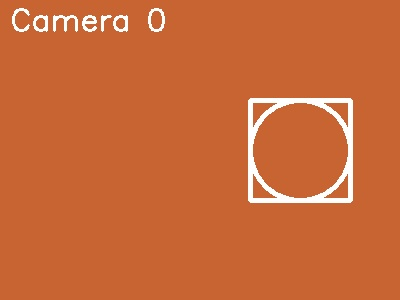
#> input picture panoramacv/test_frame_0.jpg, 400 x 300 px, given in place of video, which was not available
$ python realtime_stitching.py   (older library calls are emulated)
#> lines starting #> are read from the running program, lines starting #| are printed output that depends on the picture; pictures that were not available may be replaced by others from this repository, and a replacement may not be noted
### panoramacv/pyimagesearch/panorama.py
import numpy as np
import cv2
import imutils

import numpy as np
import cv2
import imutils

class Stitcher:
    def __init__(self):
        self.isv3 = imutils.is_cv3()
        self.cached_homographies = {}
        self.stable_frames = 0
        self.last_valid_result = None
        self.reference_idx = 1  # Use middle camera as reference for 4-cam setup

    def stitch(self, images, ratio=0.75, reprojThresh=4.0):
        if len(images) < 2:
            return images[0] if images else None

        # Use cached results if stable
        if self.stable_frames > 30 and self.last_valid_result is not None:
            return self.last_valid_result.copy()

        # Calculate homographies relative to reference camera
        homographies = []
        valid_indices = [self.reference_idx]
        ref_image = images[self.reference_idx]
        (kps_ref, features_ref) = self.detectAndDescribe(ref_image)

        # Calculate transformations to reference camera
        for i, image in enumerate(images):
            if i == self.reference_idx:
                homographies.append(np.eye(3))
                continue

            (kps, features) = self.detectAndDescribe(image)
            M = self.matchKeypoints(kps_ref, kps, features_ref, features, ratio, reprojThresh)

            if M is None:
                print(f"Warning: Couldn't stitch camera {i} to reference")
                continue

            (_, H, _) = M
            homographies.append(H)
            valid_indices.append(i)

        if len(valid_indices) < 2:
            return None

        return (homographies, valid_indices)

    def detectAndDescribe(self, image):
        gray = cv2.cvtColor(image, cv2.COLOR_BGR2GRAY)
        descriptor = cv2.SIFT_create()
        (kps, features) = descriptor.detectAndCompute(gray, None)
        kps = np.float32([kp.pt for kp in kps])
        return (kps, features)

    def matchKeypoints(self, kpsA, kpsB, featuresA, featuresB, ratio=0.75, reprojThresh=4.0):
        matcher = cv2.BFMatcher(cv2.NORM_L2)
        raw_matches = matcher.knnMatch(featuresB, featuresA, k=2)

        matches = []
        for m in raw_matches:
            if len(m) == 2 and m[0].distance < m[1].distance * ratio:
                matches.append((m[0].trainIdx, m[0].queryIdx))

        if len(matches) > 4:
            ptsA = np.float32([kpsA[i] for (i, _) in matches])
            ptsB = np.float32([kpsB[i] for (_, i) in matches])
            H, status = cv2.findHomography(ptsB, ptsA, cv2.RANSAC,
                                          reprojThresh, maxIters=2000, confidence=0.95)
            return (matches, H, status)
        return None

### panoramacv/pyimagesearch/basicmotiondetector.py
# import the necessary packages
import imutils
import cv2
class BasicMotionDetector:
	def __init__(self, accumWeight=0.5, deltaThresh=5, minArea=5000):
		# determine the OpenCV version, followed by storing the
		# the frame accumulation weight, the fixed threshold for
		# the delta image, and finally the minimum area required
		# for "motion" to be reported
		self.isv2 = imutils.is_cv2()
		self.accumWeight = accumWeight
		self.deltaThresh = deltaThresh
		self.minArea = minArea
		# initialize the average image for motion detection
		self.avg = None

	def update(self, image):
		# initialize the list of locations containing motion
		locs = []
		# if the average image is None, initialize it
		if self.avg is None:
			self.avg = image.astype("float")
			return locs
		# otherwise, accumulate the weighted average between
		# the current frame and the previous frames, then compute
		# the pixel-wise differences between the current frame
		# and running average
		cv2.accumulateWeighted(image, self.avg, self.accumWeight)
		frameDelta = cv2.absdiff(image, cv2.convertScaleAbs(self.avg))
		# threshold the delta image and apply a series of dilations
		# to help fill in holes
		thresh = cv2.threshold(frameDelta, self.deltaThresh, 255,
			cv2.THRESH_BINARY)[1]
		thresh = cv2.dilate(thresh, None, iterations=2)
		# find contours in the thresholded image, taking care to
		# use the appropriate version of OpenCV
		cnts = cv2.findContours(thresh, cv2.RETR_EXTERNAL,
			cv2.CHAIN_APPROX_SIMPLE)
		cnts = imutils.grab_contours(cnts)
		# loop over the contours
		for c in cnts:
			# only add the contour to the locations list if it
			# exceeds the minimum area
			if cv2.contourArea(c) > self.minArea:
				locs.append(c)

		# return the set of locations
		return locs

### panoramacv/realtime_stitching.py
from __future__ import print_function
from pyimagesearch.basicmotiondetector import BasicMotionDetector
from pyimagesearch.panorama import Stitcher
import numpy as np
import datetime
import imutils
import time
import cv2

# List all your camera URLs here in desired order (left to right).
camera_urls = [
    "http://10.217.5.80:4747/video",  # Benson
    "http://10.217.22.138:4747/video", # Krish
    "http://10.217.29.154:4747/video",  # Fahmi
    # "http://10.217.13.254:4747/video", # Alex
]

print("[INFO] Starting camera streams...")
captures = [cv2.VideoCapture(url) for url in camera_urls]

# Verify that each capture stream is opened successfully
for i, cap in enumerate(captures):
    if not cap.isOpened():
        # print(f"[ERROR] Could not open camera stream at index {i}")
        exit(1)

time.sleep(2.0)

# Initialize the Stitcher and Motion Detector
stitcher = Stitcher()
motion = None  # We'll initialize this after first frame
totalFrames = 0
initial_frames = []
# Attempt to read a frame from each camera
for i, cap in enumerate(captures):
    ret, frame = cap.read()
    # Debugging prints
    # print(f"[DEBUG] Stream {i} read success: {ret}")
    if not ret:
        print(f"[ERROR] Could not read frame from camera at index {i}")
        break
    frame = imutils.resize(frame, width=400)
    initial_frames.append(frame)
#> this loop made 3 passes
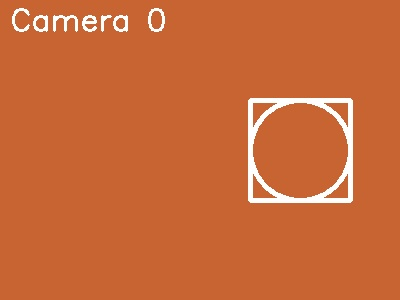
#> input picture panoramacv/test_frame_0.jpg, 400 x 300 px, given in place of video, which was not available
#> after the loop, initial_frames = 3 items

# If we didn't successfully get as many frames as cameras, stop.
if len(initial_frames) < len(captures):
    print("[INFO] Stopping due to read error.")
    exit(1)

(homographies, valid_indices) = stitcher.stitch(initial_frames, ratio=0.7, reprojThresh=5.0)
#> in stitch, ref_image is the input picture: shape (300, 400, 3); mean B, G, R 56.7, 105.1, 201.4
#> in detectAndDescribe, `gray = cv2.cvtColor(image, cv2.COLOR_BGR2GRAY)`:
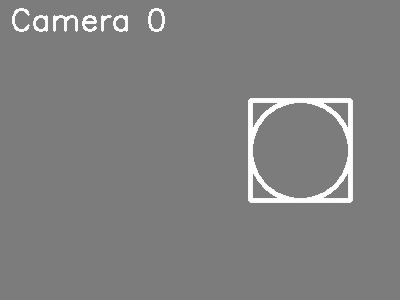
#> gray: shape (300, 400); min 116, max 255, mean 128.2
#> in detectAndDescribe, `(kps, features) = descriptor.detectAndCompute(gray, None)`: kps = 143 keypoints; strongest (x, y, size): (94, 28, 2.7), (109, 16, 2.4), (54, 29, 2.5), (65, 29, 2.5)
#> in detectAndDescribe, `kps = np.float32([kp.pt for kp in kps])`: kps = 143 pairs, first value 14.24 to 349.2, second value 9.15 to 199.2
#> in stitch, `(kps_ref, features_ref) = self.detectAndDescribe(ref_image)`: kps_ref has the same summary as kps in detectAndDescribe
#> the loop in stitch, `for i, image in enumerate(images):` made 3 passes
#> raw_matches in matchKeypoints on passes 1, 3: 143 matches, 143 matches
#> after the loop in stitch, `for i, image in enumerate(images):`: homographies = [[[1, 2.3e-15, -2.67e-13], [-1.53e-15, 1, -9.89e-15], [1.47e-18, 1.48e-17, 1]], [[1, 0, 0], [0, 1, 0], [0, 0, 1]], [[1, 2.3e-15, -2.67e-13], [-1.53e-15, 1, -9.89e-15], [1.47e-18, 1.48e-17, 1]]]; valid_indices = [1, 0, 2]
#> valid_indices = [1, 0, 2]

while True:
    frames = []
    # Attempt to read a frame from each camera
    for i, cap in enumerate(captures):
        ret, frame = cap.read()
        # Debugging prints
        #print(f"[DEBUG] Stream {i} read success: {ret}")
        if not ret:
            print(f"[ERROR] Could not read frame from camera at index {i}")
            break
        frame = imutils.resize(frame, width=400)
        frames.append(frame)
#> after the loop, frames = 3 items

    # If we didn't successfully get as many frames as cameras, stop.
    if len(frames) < len(captures):
        print("[INFO] Stopping due to read error.")
        break

    # Initialize result with the first frame
    # result = frames[0]
    # result = stitcher.stitch(frames, ratio=0.7, reprojThresh=5.0)

    # Calculate canvas dimensions
    corners = []
    for i, H in zip(valid_indices, homographies):
        if i >= len(frames):
            continue
        h, w = frames[i].shape[:2]
        pts = np.float32([[0,0], [0,h-1], [w-1,h-1], [w-1,0]]).reshape(-1,1,2)
        warped = cv2.perspectiveTransform(pts, H)
        corners.append(warped)
#> this loop made 3 passes
#> i on pass 1: 1
#> (i, H, warped) on pass 2: (0, [[1, 0, 0], [0, 1, 0], [0, 0, 1]], [[0, 0], [0, 299], [399, 299], [399, 0]])
#> after the loop, corners = [[[-2.67e-13, -9.89e-15], [4.22e-13, 299], [399, 299], [399, -6.22e-13]], [[0, 0], [0, 299], [399, 299], [399, 0]], [[-2.67e-13, -9.89e-15], [4.22e-13, 299], [399, 299], [399, -6.22e-13]]]

    all_corners = np.concatenate(corners)
#> all_corners = [[-2.67e-13, -9.89e-15], [4.22e-13, 299], [399, 299], [399, -6.22e-13], [0, 0], [0, 299], [399, 299], [399, 0], [-2.67e-13, -9.89e-15], [4.22e-13, 299], [399, 299], [399, -6.22e-13]]
    [xmin, ymin] = np.int32(all_corners.min(axis=0).ravel() - 0.5)
#> xmin = 0; ymin = 0
    [xmax, ymax] = np.int32(all_corners.max(axis=0).ravel() + 0.5)
#> xmax = 399; ymax = 299
    t = [-xmin, -ymin]
#> t = [0, 0]
    Ht = np.array([[1, 0, t[0]], [0, 1, t[1]], [0, 0, 1]])
#> Ht = [[1, 0, 0], [0, 1, 0], [0, 0, 1]]

    # Blend images
    result = None
    for idx, i in enumerate(valid_indices):
        if i >= len(frames) or idx >= len(homographies):
            continue

        try:
            warped = cv2.warpPerspective(frames[i], Ht.dot(homographies[idx]),
                                        (xmax-xmin, ymax-ymin))
        except:
            print(f"Skipping invalid warp for camera {i}")
            continue

        if result is None:
            result = warped
        else:
            # Create blending mask
            mask = np.zeros_like(warped, dtype=np.uint8)
            mask[(warped[..., 0] > 0) |
                    (warped[..., 1] > 0) |
                    (warped[..., 2] > 0)] = 255
            mask = cv2.GaussianBlur(mask, (21, 21), 0)
            mask = mask.astype(float) / 255.0

            # Blend overlapping regions
            overlap = (result > 0) & (warped > 0)
            result[overlap] = (result[overlap] * (1.0 - mask[overlap]) +
                                warped[overlap] * mask[overlap]).astype(np.uint8)

            # Add non-overlapping regions
            non_overlap = (result == 0) & (warped > 0)
            result[non_overlap] = warped[non_overlap]
#> this loop made 3 passes
#> i on passes 1 to 3: 1, 0, 2

    # Stitch remaining frames one by one
    """
    for i in range(1, len(frames)):
        print(f"stich {i}")
        result = stitcher.stitch([result, frames[i]], ratio=0.6, reprojThresh=2.0)
        if result is None:
            print(f"[INFO] Failed to stitch frame {i}")
            break
    """

    if result is None:
        break

    # Convert the panorama to grayscale and blur for motion detection
    gray = cv2.cvtColor(result, cv2.COLOR_BGR2GRAY)
#> gray: shape (299, 399)
    gray = cv2.GaussianBlur(gray, (21, 21), 0)
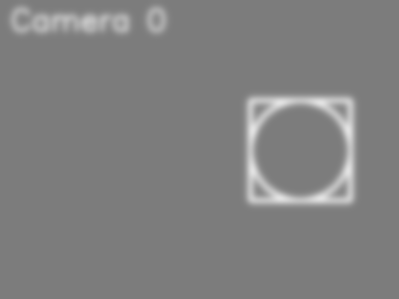
#> gray: shape (299, 399); min 124, max 226, mean 128.2

    # Initialize or reinitialize motion detector if needed
    if motion is None:
        motion = BasicMotionDetector(minArea=500)
    elif motion.avg is not None and motion.avg.shape != gray.shape:
        motion = BasicMotionDetector(minArea=500)

    locs = motion.update(gray)
#> locs = []

    # Process motion if enough frames have accumulated
    if totalFrames > 32 and len(locs) > 0:
        (minX, minY) = (np.inf, np.inf)
        (maxX, maxY) = (-np.inf, -np.inf)
        for l in locs:
            (x, y, w, h) = cv2.boundingRect(l)
            minX, maxX = min(minX, x), max(maxX, x + w)
            minY, maxY = min(minY, y), max(maxY, y + h)
        # Draw bounding box
        cv2.rectangle(result, (minX, minY), (maxX, maxY),
                      (0, 0, 255), 3)

    # Increase total frames and annotate the result with a timestamp
    totalFrames += 1
    timestamp = datetime.datetime.now()
    ts = timestamp.strftime("%A %d %B %Y %I:%M:%S%p")
    cv2.putText(result, ts, (10, result.shape[0] - 10),
                cv2.FONT_HERSHEY_SIMPLEX, 0.35, (0, 0, 255), 1)
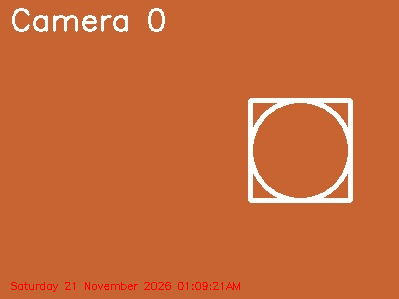
#> result: shape (299, 399, 3); mean of channels 0, 1, 2 56.5, 104.7, 201.6; drawn as B, G, R

    # Display the stitched result and the individual frames
    cv2.imshow("Result", result)
    for i, frame in enumerate(frames):
        cv2.imshow(f"Camera {i}", frame)

    # Exit on 'q'
    key = cv2.waitKey(1) & 0xFF
#> (key q is pressed here)
    if key == ord("q"):
        break

print("[INFO] Cleaning up...")
cv2.destroyAllWindows()
for cap in captures:
    cap.release()

$ run again, on panoramacv/test_frame_1.jpg
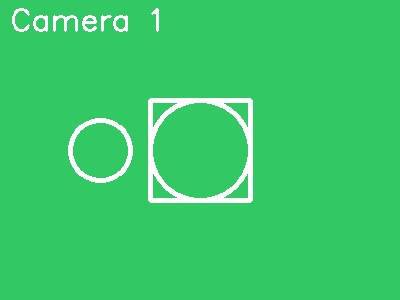
#> input picture panoramacv/test_frame_1.jpg, 400 x 300 px, given in place of video, which was not available
#> the loop `for i, cap in enumerate(captures):` made 3 passes
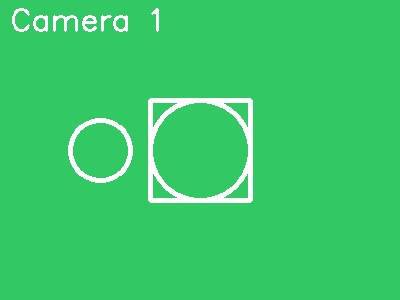
#> input picture panoramacv/test_frame_1.jpg, 400 x 300 px, given in place of video, which was not available
#> after the loop `for i, cap in enumerate(captures):`: initial_frames = 3 items
#> in stitch, ref_image is the input picture: shape (300, 400, 3); mean B, G, R 106.2, 201.9, 58.2
#> in detectAndDescribe, `(kps, features) = descriptor.detectAndCompute(gray, None)`: kps = 146 keypoints; strongest (x, y, size): (94, 28, 2.7), (156, 11, 4.2), (54, 29, 2.5), (55, 18, 3.6)
#> in detectAndDescribe, `kps = np.float32([kp.pt for kp in kps])`: kps = 146 pairs, first value 14.29 to 249.2, second value 9.15 to 199.1
#> kps_ref has the same summary as kps in detectAndDescribe
#> the loop in stitch, `for i, image in enumerate(images):` made 3 passes
#> raw_matches in matchKeypoints on passes 1, 3: 146 matches, 146 matches
#> after the loop in stitch, `for i, image in enumerate(images):`: homographies = [[[1, 1.64e-15, 1.15e-13], [6.53e-16, 1, -5.67e-14], [-5.45e-18, 3.26e-18, 1]], [[1, 0, 0], [0, 1, 0], [0, 0, 1]], [[1, 1.64e-15, 1.15e-13], [6.53e-16, 1, -5.67e-14], [-5.45e-18, 3.26e-18, 1]]]; valid_indices = [1, 0, 2]
#> after the loop `for i, cap in enumerate(captures):`: frames = 3 items
#> the loop `for i, H in zip(valid_indices, homographies):` made 3 passes
#> i on pass 1: 1
#> after the loop `for i, H in zip(valid_indices, homographies):`: corners = [[[1.15e-13, -5.67e-14], [6.06e-13, 299], [399, 299], [399, 2.04e-13]], [[0, 0], [0, 299], [399, 299], [399, 0]], [[1.15e-13, -5.67e-14], [6.06e-13, 299], [399, 299], [399, 2.04e-13]]]
#> all_corners = [[1.15e-13, -5.67e-14], [6.06e-13, 299], [399, 299], [399, 2.04e-13], [0, 0], [0, 299], [399, 299], [399, 0], [1.15e-13, -5.67e-14], [6.06e-13, 299], [399, 299], [399, 2.04e-13]]
#> xmin = 0
#> xmax = 399; ymax = 299
#> t = [0, 0]
#> Ht = [[1, 0, 0], [0, 1, 0], [0, 0, 1]]
#> the loop `for idx, i in enumerate(valid_indices):` made 3 passes
#> i on passes 1 to 3: 1, 0, 2
#> `gray = cv2.GaussianBlur(gray, (21, 21), 0)`:
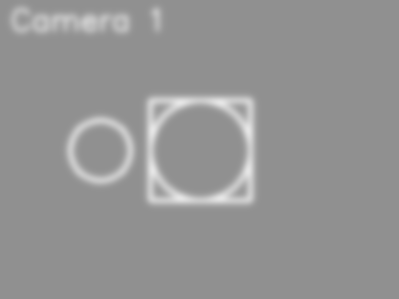
#> gray: shape (299, 399); min 144, max 230, mean 148.3
#> locs = []
#> `cv2.putText(result, ts, (10, result.shape[0] - 10), cv2.FONT_HERSHEY_S..`:
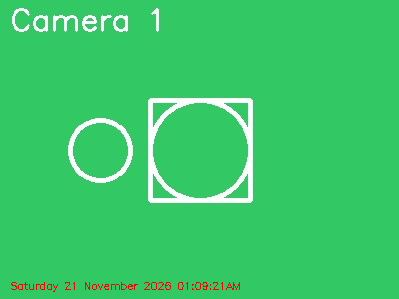
#> result: shape (299, 399, 3); mean of channels 0, 1, 2 105.8, 201, 59.1; drawn as B, G, R
#> the loop `for i, frame in enumerate(frames):` made 3 passes

$ run again, on panoramacv/test_frame_2.jpg
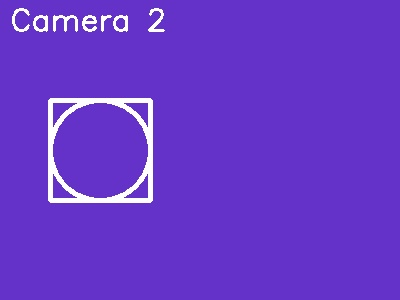
#> input picture panoramacv/test_frame_2.jpg, 400 x 300 px, given in place of video, which was not available
#> the loop `for i, cap in enumerate(captures):` made 3 passes
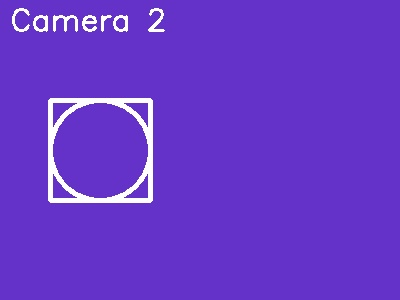
#> input picture panoramacv/test_frame_2.jpg, 400 x 300 px, given in place of video, which was not available
#> after the loop `for i, cap in enumerate(captures):`: initial_frames = 3 items
#> in stitch, ref_image is the input picture: shape (300, 400, 3); mean B, G, R 202.1, 56.7, 105
#> in detectAndDescribe, `(kps, features) = descriptor.detectAndCompute(gray, None)`: kps = 137 keypoints; strongest (x, y, size): (109, 16, 2.3), (94, 28, 2.7), (76, 29, 2.4), (150, 14, 2)
#> in detectAndDescribe, `kps = np.float32([kp.pt for kp in kps])`: kps = 137 pairs, first value 14.19 to 162.3, second value 9.16 to 199.2
#> kps_ref has the same summary as kps in detectAndDescribe
#> the loop in stitch, `for i, image in enumerate(images):` made 3 passes
#> raw_matches in matchKeypoints on passes 1, 3: 137 matches, 137 matches
#> after the loop in stitch, `for i, image in enumerate(images):`: homographies = [[[1, -6.58e-16, 1.83e-13], [4.89e-17, 1, 6.74e-14], [-4.13e-18, -7.73e-18, 1]], [[1, 0, 0], [0, 1, 0], [0, 0, 1]], [[1, -6.58e-16, 1.83e-13], [4.89e-17, 1, 6.74e-14], [-4.13e-18, -7.73e-18, 1]]]; valid_indices = [1, 0, 2]
#> after the loop `for i, cap in enumerate(captures):`: frames = 3 items
#> the loop `for i, H in zip(valid_indices, homographies):` made 3 passes
#> i on pass 1: 1
#> after the loop `for i, H in zip(valid_indices, homographies):`: corners = [[[1.83e-13, 6.74e-14], [-1.37e-14, 299], [399, 299], [399, 8.69e-14]], [[0, 0], [0, 299], [399, 299], [399, 0]], [[1.83e-13, 6.74e-14], [-1.37e-14, 299], [399, 299], [399, 8.69e-14]]]
#> all_corners = [[1.83e-13, 6.74e-14], [-1.37e-14, 299], [399, 299], [399, 8.69e-14], [0, 0], [0, 299], [399, 299], [399, 0], [1.83e-13, 6.74e-14], [-1.37e-14, 299], [399, 299], [399, 8.69e-14]]
#> xmin = 0
#> xmax = 399; ymax = 299
#> t = [0, 0]
#> Ht = [[1, 0, 0], [0, 1, 0], [0, 0, 1]]
#> the loop `for idx, i in enumerate(valid_indices):` made 3 passes
#> i on passes 1 to 3: 1, 0, 2
#> `gray = cv2.GaussianBlur(gray, (21, 21), 0)`:
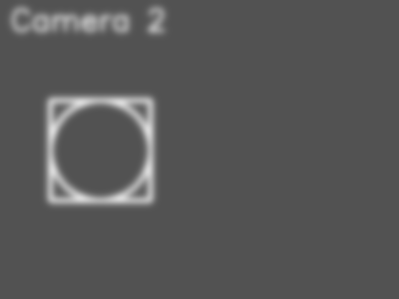
#> gray: shape (299, 399); min 82, max 218, mean 87.6
#> locs = []
#> `cv2.putText(result, ts, (10, result.shape[0] - 10), cv2.FONT_HERSHEY_S..`:
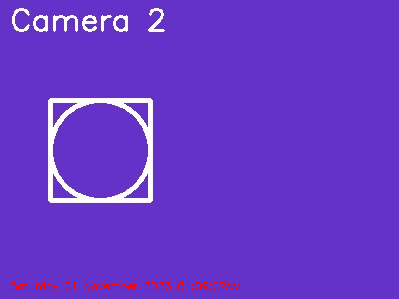
#> result: shape (299, 399, 3); mean of channels 0, 1, 2 201.2, 56.6, 105.7; drawn as B, G, R
#> the loop `for i, frame in enumerate(frames):` made 3 passes
